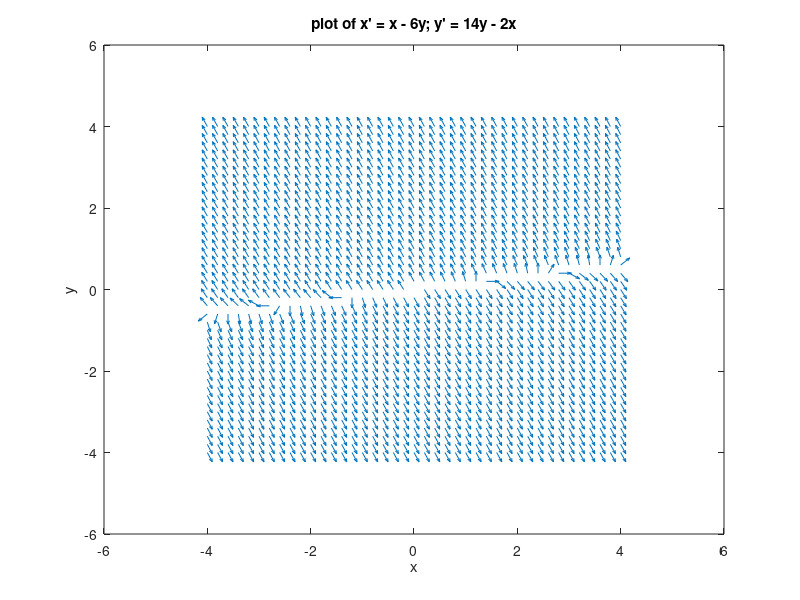

The MATLAB script that drew this image:
[x,y] = meshgrid(-4:0.2:4);
dx = x - 6*y;
dy = 14*y - 2*x;
r = ( dx.^2 + dy.^2 ).^0.5;
px = dx./r;
py = dy./r;
quiver(x,y,px,py);

title("plot of x' = x - 6y; y' = 14y - 2x")
xlabel("x")
ylabel("y")